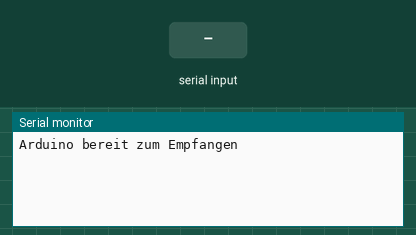
Simulated run of this sketch. Board: ESP32. Parts: the last lines printed to the serial monitor. Inputs (shaded band) come from the test bench.

Above: at 1.2 s.
1.3 s: "1\n" received over the second serial link
At 2.4 s:
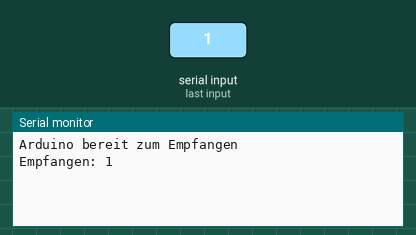
2.8 s: "0\n" received over the second serial link
At 3.5 s:
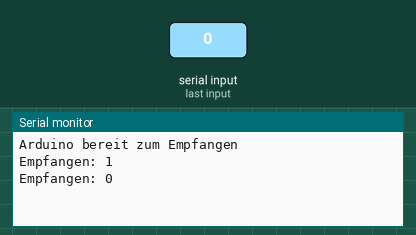
4.3 s: "2\n" received over the second serial link
At 4.7 s:
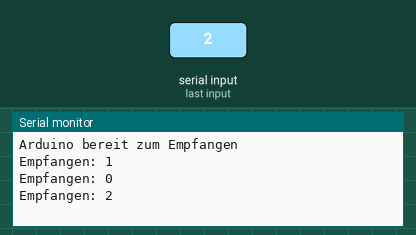

The sketch:

uartTest.ino
```cpp
#define RXD2 16
#define TXD2 17
void setup() {
  // Serielle Schnittstelle initialisieren
  Serial.begin(115200);  // Baudrate muss mit Python übereinstimmen
  Serial2.begin(115200, SERIAL_8N1, RXD2, TXD2);
  Serial.println("Arduino bereit zum Empfangen");
}

void loop() {
  // Prüfen, ob Daten verfügbar sind
  if (Serial2.available() > 0) {
    // Eine Zeile von der seriellen Schnittstelle lesen
    String received = Serial2.readStringUntil('\n'); // '\n' als Trenner
    received.trim(); // Whitespace entfernen
    Serial.print("Empfangen: ");
    Serial.println(received);
  }
}
```

Measured:
- after the input at 1.3 s, the serial monitor: prints a new line at once (image 1)
- after the input at 2.8 s, the serial monitor: prints a new line at once (image 2)
- after the input at 4.3 s, the serial monitor: prints a new line at once (image 3)
